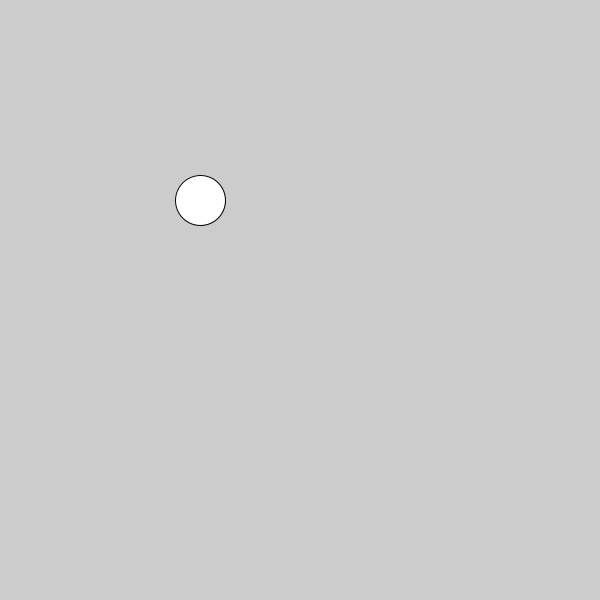
Frame 1 (no input)
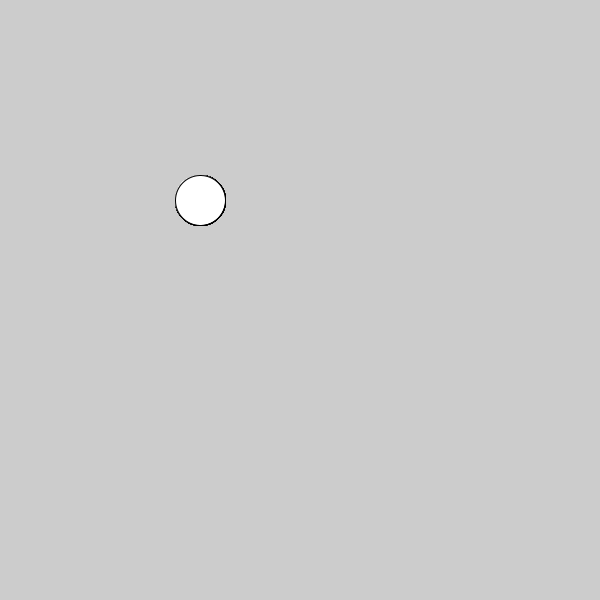
Frame 60 (the mouse pressed at the canvas centre just before this capture)
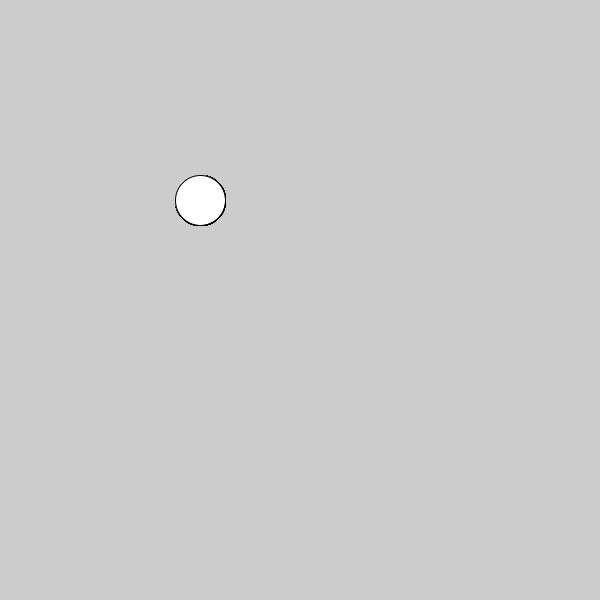
Frame 120 (the mouse held since frame 60 and released just before this capture)

The Processing sketch that drew these frames (run headless with seeded random() and noise(); from frame 60 on, the mouse is pressed at the canvas centre):

// Processing sketch: java_sketch_pde
// ── java_sketch_pde.pde
void setup(){
  size(600, 600);
}

void draw(){
  ellipse(200, 200, 50, 50);
}
